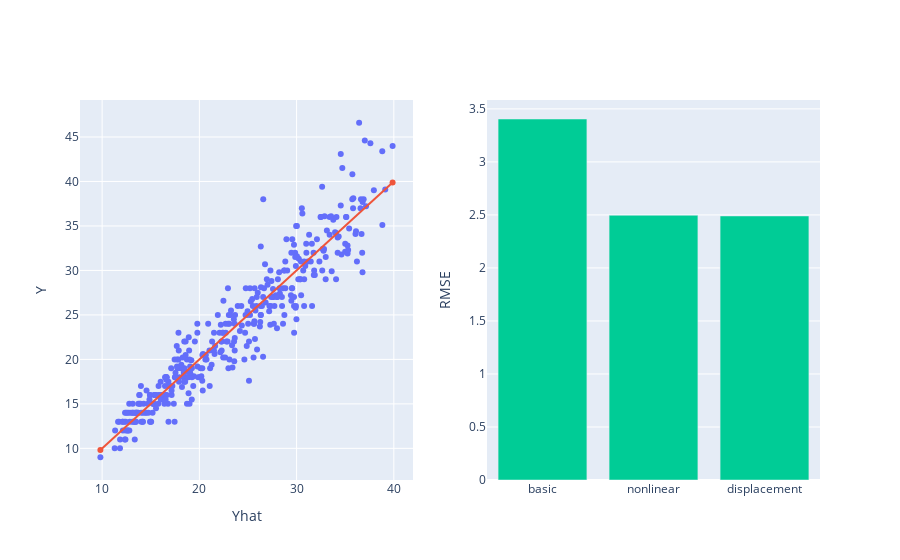

The notebook cell this image was saved under:
### Code cell
model = LinearRegression()
model.fit(displacement_design_matrix(data), data['mpg'])
evaluate_model("displacement", model, displacement_design_matrix, models)

### Figure 1 — Plotly figure (JSON) as saved in the notebook; plotly's stock layout.template omitted (floating-point values rounded to 4 significant figures; data arrays with more than 128 entries replaced by an {"elided": "..."} marker saying what was removed)
{"data": [{"mode": "markers", "type": "scatter", "x": {"elided": "392 float values"}, "xaxis": "x", "y": {"elided": "392 float values"}, "yaxis": "y"}, {"name": "y=yhat", "type": "scatter", "x": [9.823, 39.87], "xaxis": "x", "y": [9.823, 39.87], "yaxis": "y"}, {"type": "bar", "x": ["basic", "nonlinear", "displacement"], "xaxis": "x2", "y": [3.404, 2.496, 2.49], "yaxis": "y2"}], "layout": {"showlegend": false, "xaxis": {"anchor": "y", "domain": [0, 0.45], "title": {"text": "Yhat"}}, "xaxis2": {"anchor": "y2", "domain": [0.55, 1]}, "yaxis": {"anchor": "x", "domain": [0, 1], "title": {"text": "Y"}}, "yaxis2": {"anchor": "x2", "domain": [0, 1], "title": {"text": "RMSE"}}}}
